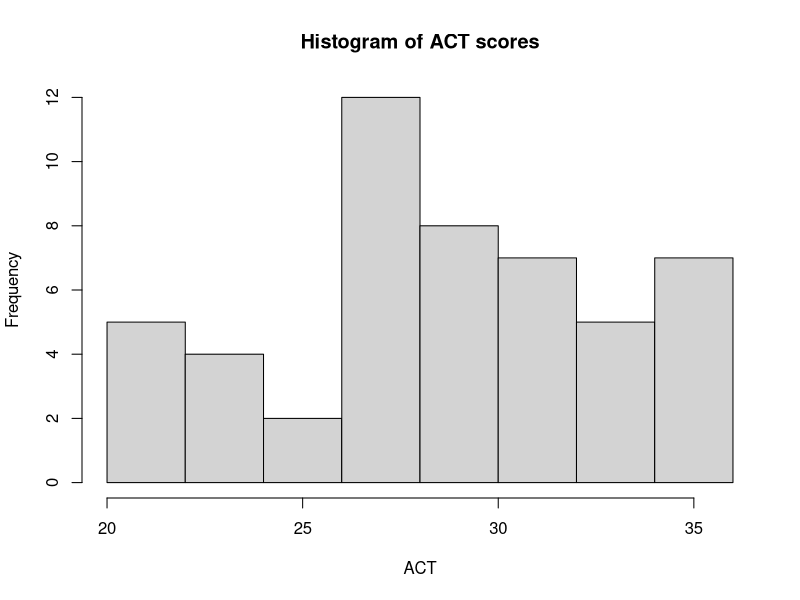
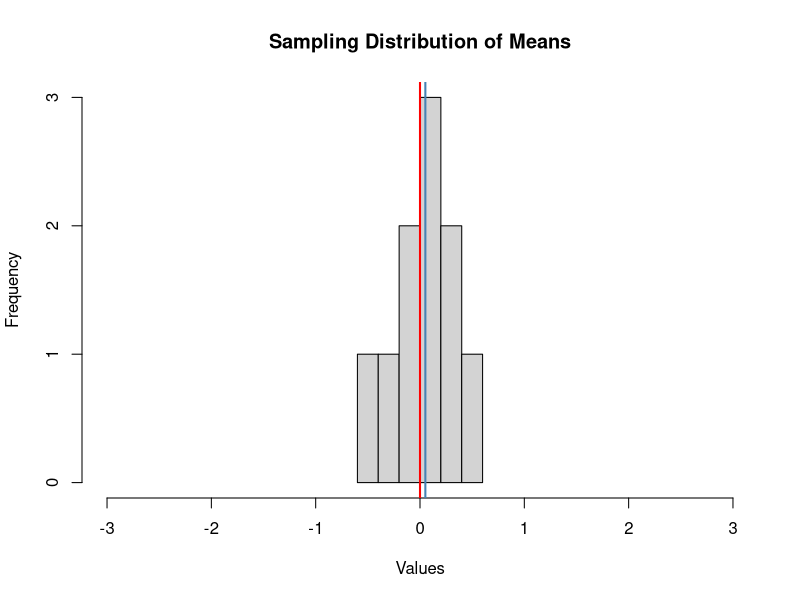
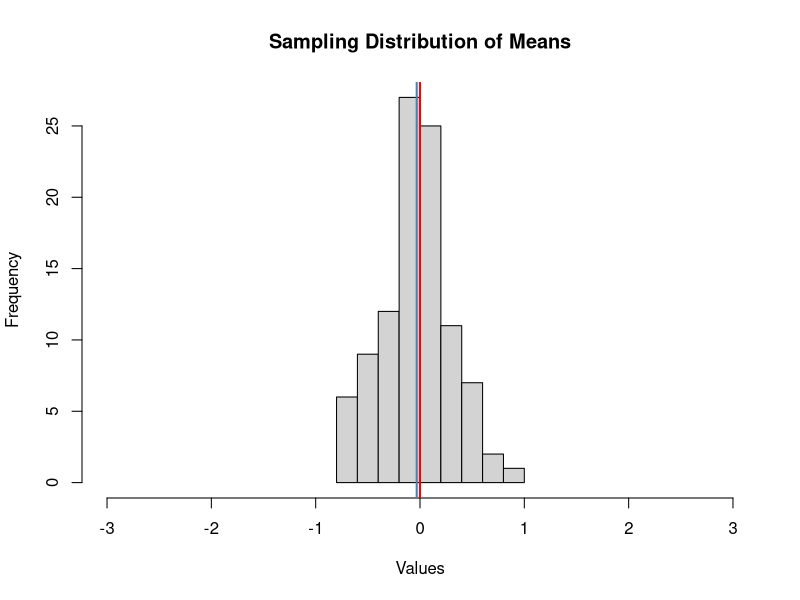
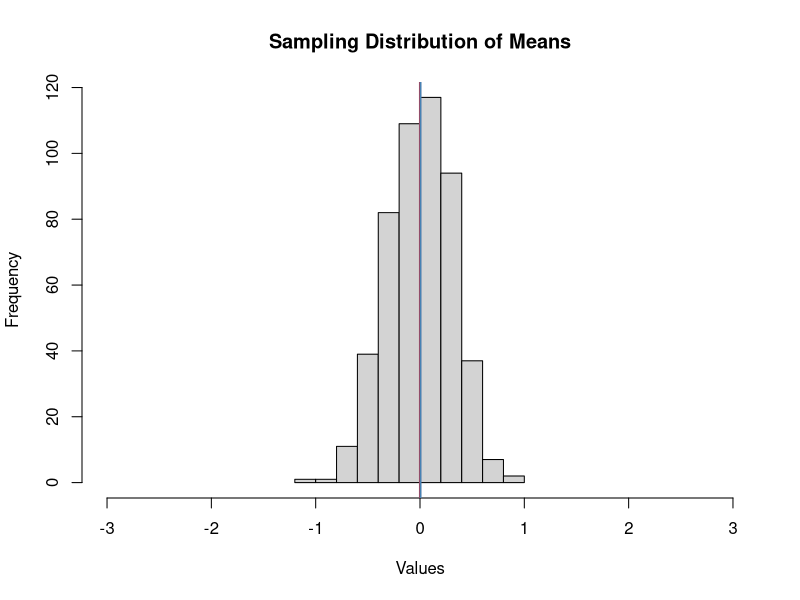
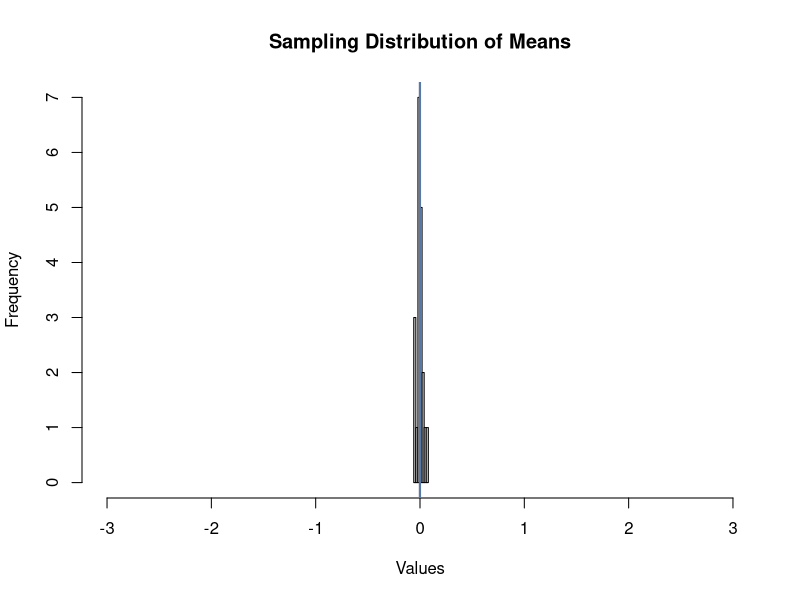

Reproduce these figures in R, in order.
sat <- readr::read_csv("sat_act.csv")

sat$education[1:3]
sat$SATV[4:6]

hist(sat$ACT,main = "Histogram of ACT scores",
     xlab = "ACT")

mean(sat[sat$education == "graduate/professional", "ACT"])

sat |> 
  dplyr::filter(education == "graduate/professional",
                gender == "female") |> 
  dplyr::summarise(average_act = mean(ACT, na.rm=TRUE))

# standard error

se_satq <- sd(sat$SATQ / sqrt(length(sat)))

# sampling dist

demo_sampling_dist <- function(num_samples = 20,
                               sample_size = 10, 
                               pop_mu = 0, 
                               pop_sigma = 1) {
  # num_samples: the number of samples to take
  # sample_size: the sample size for each sample
  # pop_mu: the mean of the *population*
  # pop_sigma: the standard deviation of the *population*
  means_of_samples <- rep(NA, num_samples)  
  for (i in 1:num_samples) {
    sample_i <- rnorm(sample_size, pop_mu, pop_sigma)
    means_of_samples[i] <- mean(sample_i)
  }
  
  xlims <- c(pop_mu - (3*pop_sigma), pop_mu + 3*pop_sigma)
  hist(means_of_samples, 
       main = "Sampling Distribution of Means", 
       xlab = "Values", 
       xlim = xlims)
  abline(v = pop_mu, col = "red", lwd = 2)
  abline(v = mean(means_of_samples), col = "steelblue", lwd = 2)
  
}

lapply(list(10, 100, 500), demo_sampling_dist)

demo_sampling_dist(20, 1000)

# AS the number of samples the histogram distribution get closer to the normal distribution
# As the sample size increases the distribution gets narrowed around the mean


